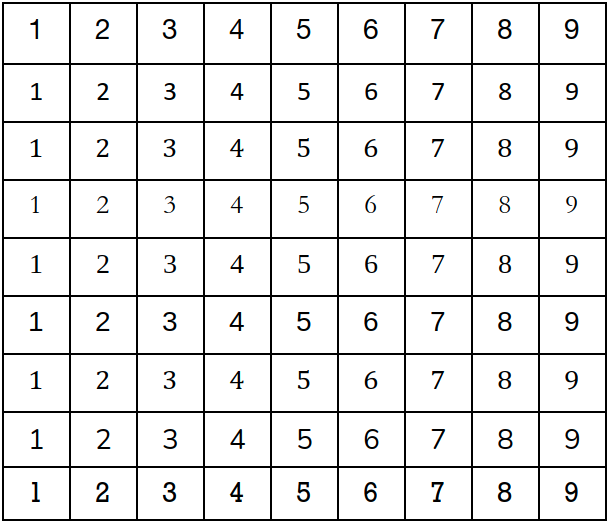
#> input picture digit_from_grid/grid2.png, 609 x 522 px, found by its file name
$ python image_extractor.py
#> lines starting #> are read from the running program, lines starting #| are printed output that depends on the picture; after the words box and inside, x2 and y2 are one past the last pixel; in counts of white or black regions, pixels touching at a corner belong together
import cv2
import imutils
from imutils import contours as cts
import numpy as np
import os
os.environ['DISPLAY'] = ':0'

def print_image(image):
    print('here')
    cv2.imshow('thresh', image)
    cv2.waitKey(0)
    cv2.destroyAllWindows()

def save_image(img, contourn, path_string):
    x, y, w, h = cv2.boundingRect(contourn)
    cropped_contour = img[y: y + h , x: x + w]
    ret,thresh = cv2.threshold(cropped_contour,127,255,cv2.THRESH_BINARY_INV)
    kernel = np.ones((2,2))
    dilated_img = cv2.dilate(thresh,kernel)
    output = cv2.resize(dilated_img, (28,28), fx=100, fy=100, interpolation=cv2.INTER_CUBIC)
    i = 5 #crop factor
    temp = output[i : 28 - i, i: 28 - i]
    #output = cv2.threshold(temp,127,255,cv2.THRESH_BINARY_INV)
    cv2.imwrite(path_string, temp)
    #print_image(cropped_contour)
    return

image = cv2.imread('digit_from_grid/grid2.png', 0)
#> image: shape (522, 609); min 0, max 255, mean 231.8
#image = cv2.resize(image,(225,225))
#gray = cv2.cvtColor(image, cv2.COLOR_BG2GRAY)
thresh = cv2.adaptiveThreshold(image, 255, cv2.ADAPTIVE_THRESH_GAUSSIAN_C, cv2.THRESH_BINARY_INV, 57, 5)
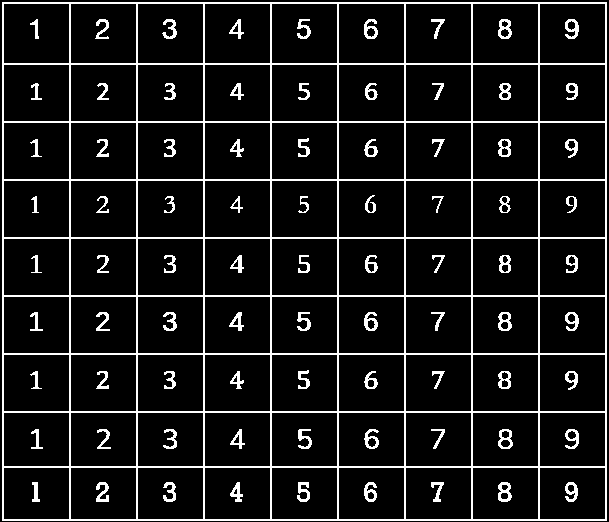
#> thresh: shape (522, 609); 9.8% white in thin lines or dots
print(thresh.shape)
#| (522, 609)
contourns, h = cv2.findContours(thresh, cv2.RETR_TREE, cv2.CHAIN_APPROX_SIMPLE)
#> contourns = 209 contours, 4 with area under 20; largest, box (x1, y1, x2, y2) and area: (2, 2, 607, 521) 312872, (539, 3, 606, 64) 3958, (472, 3, 539, 64) 3958, (405, 3, 472, 64) 3958, (338, 3, 405, 64) 3958; h = 209 rows, first 6: [-1, -1, 1, -1], [4, -1, 2, 0], [-1, -1, 3, 1], [-1, -1, -1, 2], [8, 1, 5, 0], [-1, -1, 6, 4]

for contourn in contourns:
    area = cv2.contourArea(contourn)
    if area < 550:
        cv2.drawContours(thresh, [contourn], -1, (0,0,0), -1)
#> this loop made 209 passes
#> area on passes 2 to 4: 3430, 151.5, 44.5
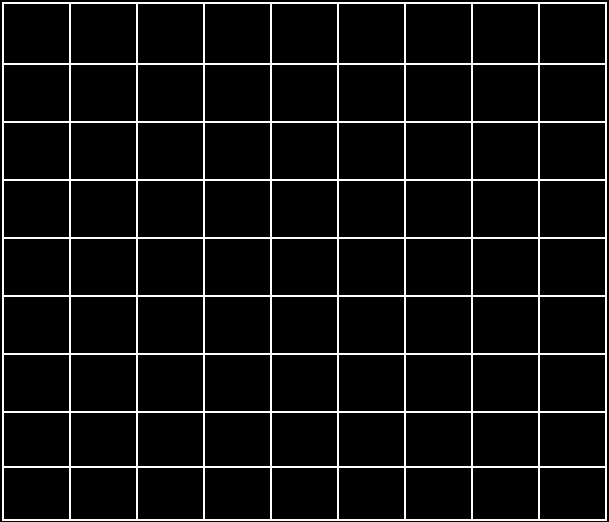
#> thresh: shape (522, 609); 6.9% white in thin lines or dots


vertical_kernel = cv2.getStructuringElement(cv2.MORPH_RECT, (1,5))
#> vertical_kernel = [1, 1, 1, 1, 1]
thresh = cv2.morphologyEx(thresh, cv2.MORPH_CLOSE, vertical_kernel, iterations=5)
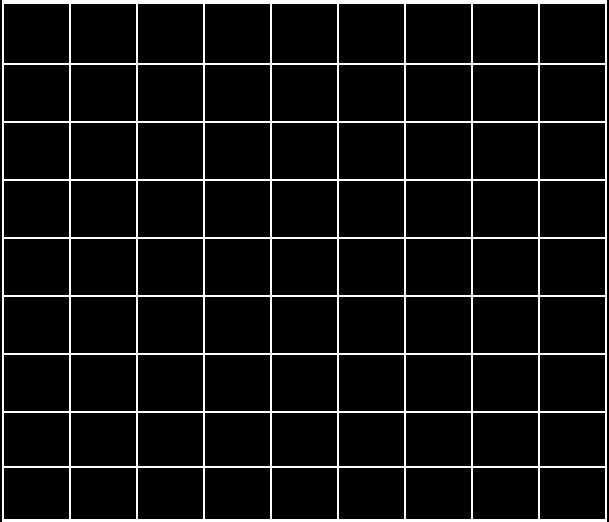
#> thresh: shape (522, 609); 7.5% white in thin lines or dots
horizontal_kernel = cv2.getStructuringElement(cv2.MORPH_RECT, (5,1))
#> horizontal_kernel = [[1, 1, 1, 1, 1]]
thresh = cv2.morphologyEx(thresh, cv2.MORPH_CLOSE, horizontal_kernel, iterations=5)
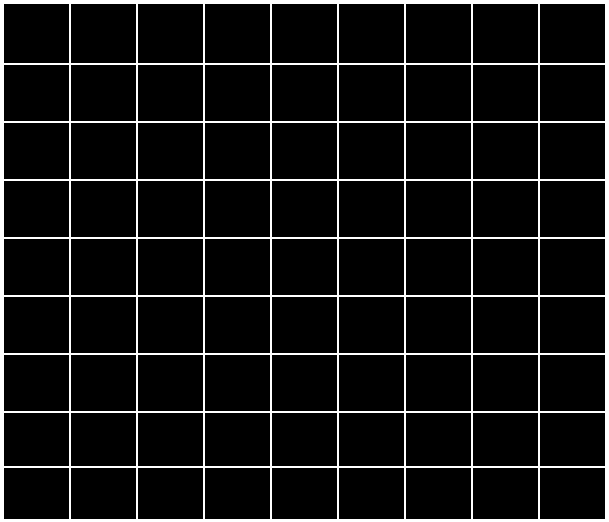
#> thresh: shape (522, 609); 8.2% white; 1 white region, box (x1, y1, x2, y2) and area: (0, 0, 609, 522) 25983


invert = 255 - thresh
#> invert: shape (522, 609); 91.8% white; 1 black region
print_image(invert)
contourns, h = cv2.findContours(invert, cv2.RETR_TREE, cv2.CHAIN_APPROX_SIMPLE)
#> contourns = 81 contours; largest, box (x1, y1, x2, y2) and area: (540, 4, 605, 63) 3712, (473, 4, 538, 63) 3712, (406, 4, 471, 63) 3712, (339, 4, 404, 63) 3712, (272, 4, 337, 63) 3712; h = 81 rows, first 6: [1, -1, -1, -1], [2, 0, -1, -1], [3, 1, -1, -1], [4, 2, -1, -1], [5, 3, -1, -1], [6, 4, -1, -1]

#print("Here", len(contourns))
#print("Here", invert)
contourns, _ = cts.sort_contours(contourns, method = 'top-to-bottom')
temp_row = []
sudoku_rows = []
print('here')
for (i, c) in enumerate(contourns, 1):
    area = cv2.contourArea(c)
    if area < 4500:
        temp_row.append(c)
        if i % 9 == 0:
            contourns, _ = cts.sort_contours(temp_row, method = "left-to-right")
            sudoku_rows.append(contourns)
            temp_row = []
#> this loop made 81 passes
#> (c, area) on passes 1 to 12: ([[540, 4], [540, 62], [604, 62], [604, 4]], 3712), ([[473, 4], [473, 62], [537, 62], [537, 4]], 3712), ([[406, 4], [406, 62], [470, 62], [470, 4]], 3712), ([[339, 4], [339, 62], [403, 62], [403, 4]], 3712), ([[272, 4], [272, 62], [336, 62], [336, 4]], 3712), ([[205, 4], [205, 62], [269, 62], [269, 4]], 3712), ([[138, 4], [138, 62], [202, 62], [202, 4]], 3712), ([[71, 4], [71, 62], [135, 62], [135, 4]], 3712), ([[4, 4], [4, 62], [68, 62], [68, 4]], 3712), ([[540, 65], [540, 120], [604, 120], [604, 65]], 3520), ([[473, 65], [473, 120], [537, 120], [537, 65]], 3520), ([[406, 65], [406, 120], [470, 120], [470, 65]], 3520)
#> area on passes 61 to 66: 3520, 3520, 3520, 3328, 3328, 3328
#> after the loop, sudoku_rows = 9 items
font_list = ['Helvetica','Calibri','Futura','Garamond','TimesNewRoman','Arial','Cambria','Verdana','Rockwell']
string_path = 'digit_from_grid/img_t/NUMBER_{}_{}.jpg'
for row, i in zip(sudoku_rows, font_list):
    for c, j in zip(row, range(1,10,1)):
        print('here')
        save_image(image.copy(), c, string_path.format(i,j))
        '''
        mask = np.zeros(image.shape, dtype=np.uint8)
        cv2.drawContours(mask, [c], -1, (255,255,255), 3)
        result = cv2.bitwise_and(image, mask)
        result[mask == 0] = 255
        cv2.imshow('result', result)
        cv2.waitKey(0)
        '''
#> this loop made 9 passes
#> (printed output is left out)
#> pass 1, in save_image, `cropped_contour = img[y: y + h , x: x + w]`:
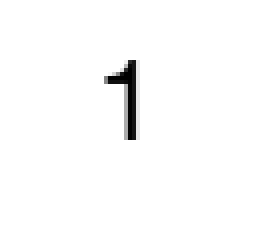
#> cropped_contour: shape (59, 65) (shown 4 times larger); min 0, max 255, mean 251.1
#> pass 1, in save_image, `ret,thresh = cv2.threshold(cropped_contour,127,255,cv2.THRESH_BINARY_I..`:
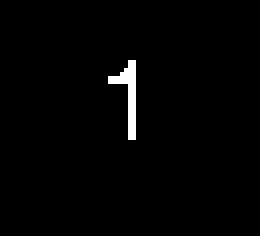
#> thresh: shape (59, 65) (shown 4 times larger); 1.4% white in thin lines or dots, all inside (x1, y1, x2, y2) = (27, 15, 34, 35)
#> pass 1, in save_image, `output = cv2.resize(dilated_img, (28,28), fx=100, fy=100, interpolatio..`:
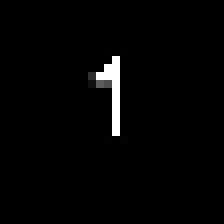
#> output: shape (28, 28) (shown 8 times larger); min 0, max 255, mean 4.5
#print_image(invert)
cv2.destroyAllWindows()

$ run again, with digit_from_grid/grid.jpg saved as digit_from_grid/grid2.png
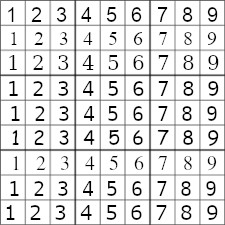
#> input picture digit_from_grid/grid.jpg, 225 x 225 px, found by its file name
#> image is the input picture: shape (225, 225); min 0, max 255, mean 221.8
#| (225, 225)
#> `contourns, h = cv2.findContours(thresh, cv2.RETR_TREE, cv2.CHAIN_APPRO..`: contourns = 196 contours, 17 with area under 20; largest, box (x1, y1, x2, y2) and area: (0, 0, 225, 225) 50176, (150, 0, 225, 26) 1778, (0, 75, 26, 150) 1770, (0, 150, 26, 225) 1758, (100, 0, 150, 26) 1190; h = 196 rows, first 6: [-1, -1, 1, -1], [6, -1, 2, 0], [5, -1, 3, 1], [4, -1, -1, 2], [-1, 3, -1, 2], [-1, 2, -1, 1]
#> the loop `for contourn in contourns:` made 196 passes
#> area on passes 2 to 4: 1153.5, 107, 31.5
#> after the loop `for contourn in contourns:`:
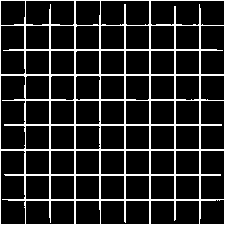
#> thresh: shape (225, 225); 14.6% white in thin lines or dots
#> vertical_kernel = [1, 1, 1, 1, 1]
#> horizontal_kernel = [[1, 1, 1, 1, 1]]
#> invert: shape (225, 225); 84.7% white; black in thin lines or dots
#> `contourns, h = cv2.findContours(invert, cv2.RETR_TREE, cv2.CHAIN_APPRO..`: contourns = 81 contours; largest, box (x1, y1, x2, y2) and area: (201, 1, 224, 25) 504, (201, 201, 224, 224) 484, (176, 201, 199, 224) 484, (151, 201, 174, 224) 484, (126, 201, 149, 224) 484; h = 81 rows, first 6: [1, -1, -1, -1], [2, 0, -1, -1], [3, 1, -1, -1], [4, 2, -1, -1], [5, 3, -1, -1], [6, 4, -1, -1]
#> `contourns, _ = cts.sort_contours(contourns, method = 'top-to-bottom')`: contourns = 81 contours; largest, box (x1, y1, x2, y2) and area: (201, 1, 224, 25) 504, (176, 1, 199, 24) 484, (151, 1, 174, 24) 484, (126, 1, 149, 24) 484, (101, 1, 124, 24) 484
#> the loop `for (i, c) in enumerate(contourns, 1):` made 81 passes
#> (c, area) on passes 2 to 9: ([[176, 1], [176, 23], [198, 23], [198, 1]], 484), ([[151, 1], [151, 23], [173, 23], [173, 1]], 484), ([[126, 1], [126, 23], [148, 23], [148, 1]], 484), ([[101, 1], [101, 23], [123, 23], [123, 1]], 484), ([[76, 1], [76, 23], [98, 23], [98, 1]], 484), ([[51, 1], [51, 23], [73, 23], [73, 1]], 484), ([[26, 1], [26, 23], [48, 23], [48, 1]], 484), ([[1, 1], [1, 23], [23, 23], [23, 1]], 484)
#> after the loop `for (i, c) in enumerate(contourns, 1):`: sudoku_rows = 9 items
#> the loop `for row, i in zip(sudoku_rows, font_list):` made 9 passes
#> (printed output is left out)
#> pass 1, in save_image, `output = cv2.resize(dilated_img, (28,28), fx=100, fy=100, interpolatio..`:
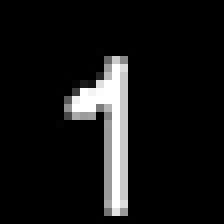
#> output: shape (28, 28) (shown 8 times larger); min 0, max 255, mean 20.6

$ run again, with digit_from_grid/grid3.jpeg saved as digit_from_grid/grid2.png
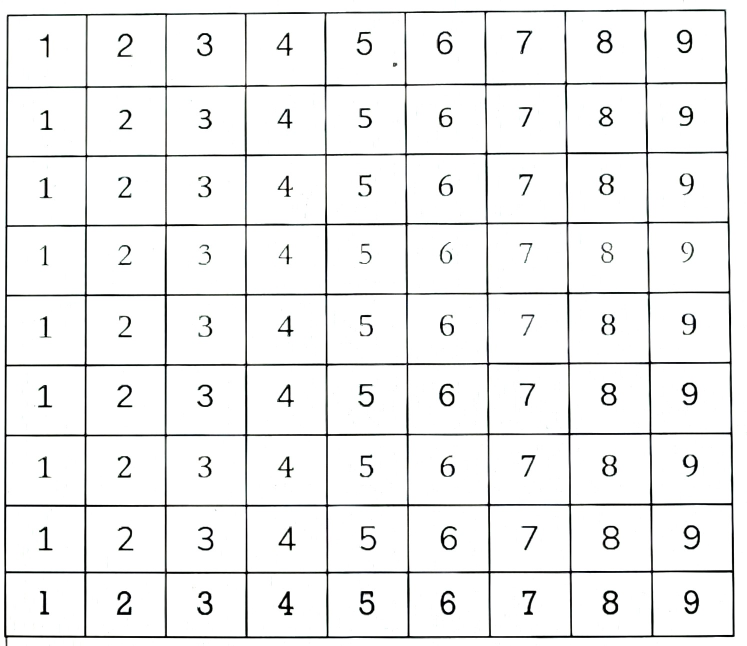
#> input picture digit_from_grid/grid3.jpeg, 1494 x 1292 px, found by its file name (shown at 1/2 size)
#| (1292, 1494)
#> `contourns, h = cv2.findContours(thresh, cv2.RETR_TREE, cv2.CHAIN_APPRO..`: contourns = 496 contours, 290 with area under 20; largest, box (x1, y1, x2, y2) and area: (8, 18, 1470, 1292) 1816664, (652, 25, 811, 170) 22376, (1131, 22, 1291, 167) 22368, (811, 24, 971, 169) 22362, (971, 23, 1131, 168) 22358; h = 496 rows, first 6: [1, -1, -1, -1], [2, 0, -1, -1], [3, 1, -1, -1], [4, 2, -1, -1], [5, 3, -1, -1], [6, 4, -1, -1]
#> the loop `for contourn in contourns:` made 496 passes
#> area on passes 8, 9, 14: 1816664, 20048.5, 893
#> after the loop `for contourn in contourns:`:
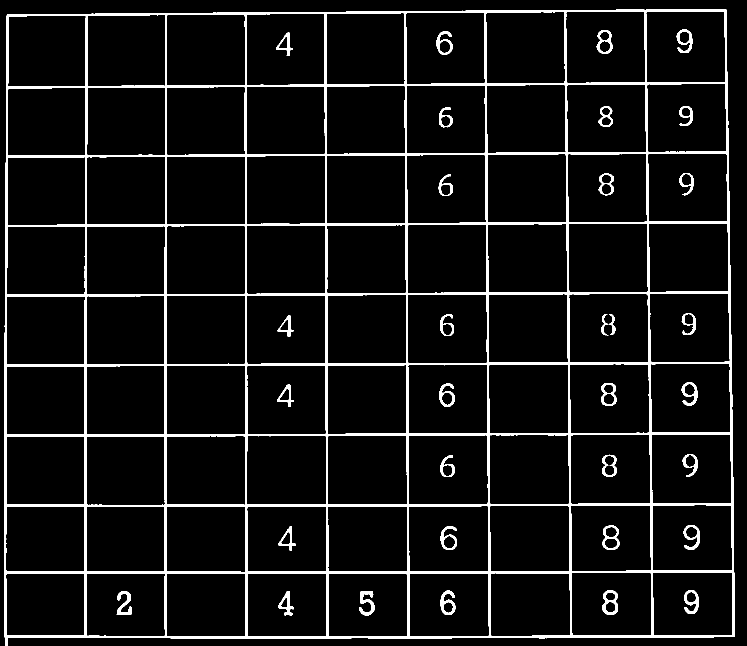
#> thresh: shape (1292, 1494) (shown at 1/2 size); 6.8% white; 33 white regions, largest, box (x1, y1, x2, y2) and area: (8, 18, 1470, 1292) 114015, (718, 1182, 749, 1231) 716, (1205, 1181, 1236, 1230) 699
#> vertical_kernel = [1, 1, 1, 1, 1]
#> horizontal_kernel = [[1, 1, 1, 1, 1]]
#> invert: shape (1292, 1494); 91.9% white; 32 black regions
#> `contourns, h = cv2.findContours(invert, cv2.RETR_TREE, cv2.CHAIN_APPRO..`: contourns = 114 contours; largest, box (x1, y1, x2, y2) and area: (0, 0, 1494, 1292) 98729, (653, 27, 809, 169) 21778, (812, 25, 969, 168) 21764, (1133, 23, 1290, 166) 21750, (1293, 23, 1450, 165) 21704; h = 114 rows, first 6: [1, -1, -1, -1], [3, 0, 2, -1], [-1, -1, -1, 1], [4, 1, -1, -1], [5, 3, -1, -1], [7, 4, 6, -1]
#> the loop `for (i, c) in enumerate(contourns, 1):` made 114 passes
#> area on passes 1 to 8: 98729, 21703.5, 21750.5, 21689, 21764.5, 21778, 21569.5, 21701.5
#> after the loop `for (i, c) in enumerate(contourns, 1):`: sudoku_rows = 3 items
#> the loop `for row, i in zip(sudoku_rows, font_list):` made 3 passes
#> (printed output is left out)
#> pass 1, in save_image, `output = cv2.resize(dilated_img, (28,28), fx=100, fy=100, interpolatio..`:
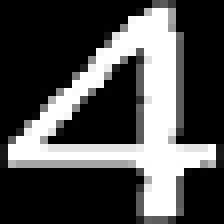
#> output: shape (28, 28) (shown 8 times larger); min 0, max 255, mean 76.9
